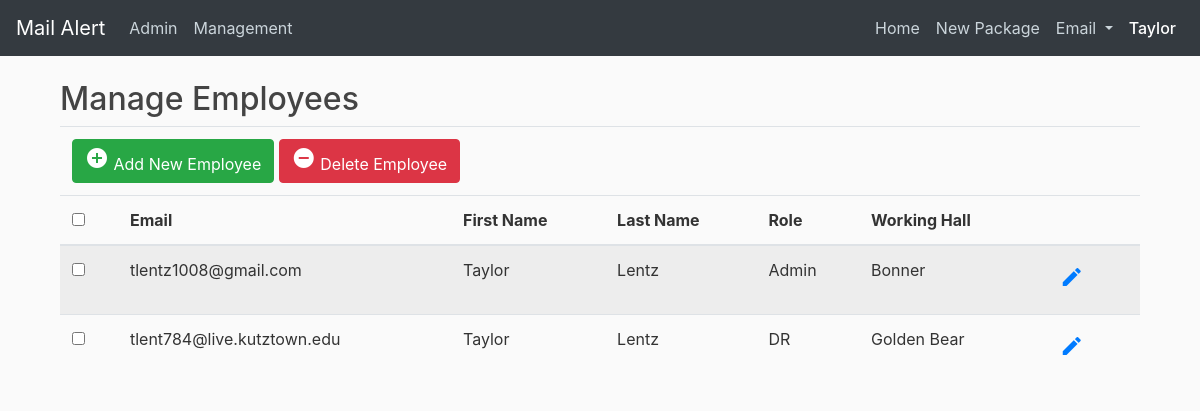
Before: /management (signed in) with the older database file.
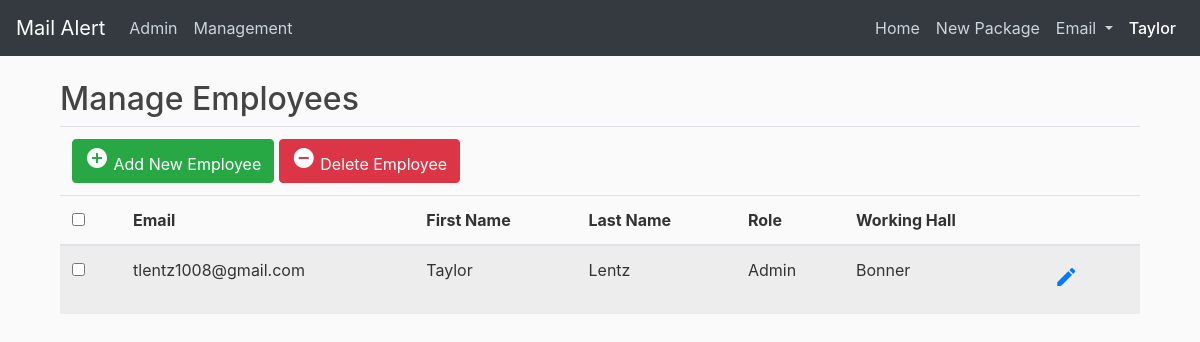
After: the same page with the newer database file.
### mailalert/models.py (models this page shows, shortened)
class Employee(db.Model, UserMixin):
    id = db.Column(db.Integer, primary_key=True)
    hired_date = db.Column(db.DateTime, nullable=False, default=datetime.now)
    email = db.Column(db.String(120), unique=True, nullable=False)
    fname = db.Column(db.String(100), nullable=False)
    lname = db.Column(db.String(100), nullable=False)
    password = db.Column(db.String(60), nullable=False)
    access = db.Column(db.String, nullable=False, default="DR")
    hall_id = db.Column(db.Integer, db.ForeignKey('hall.id'))
    def is_admin(self):
        return self.access == 'Admin'
    def allowed(self, access_level):
        return ACCESS[self.access] >= ACCESS[access_level]

class Hall(db.Model):
    id = db.Column(db.Integer, primary_key=True)
    name = db.Column(db.String(100), nullable=False)
    students = db.relationship('Student', backref='hall')
    employees = db.relationship('Employee', backref='hall')

### mailalert/employees/routes.py (the view, shortened to what this page needs)
@employees.route("/management", methods=['GET', 'POST'])
@login_required
@requires_access_level('Building Director')
def management():
    form = ManagementForm()
    hall_list = Hall.query.all()
    hall_list = [(hall.id, hall.name) for hall in hall_list]
    form.hall.choices = hall_list
    employees = Employee.query.all()
    return render_template('management.html', title='Management', form=form, employees=employees)

### mailalert/employees/forms.py (shortened to what this page needs)
class ManagementForm(FlaskForm):
    email = StringField('Email ', validators=[DataRequired(), Email()])
    firstName = StringField('First Name', validators=[DataRequired()])
    lastName = StringField('Last Name', validators=[DataRequired()])
    role = SelectField('Role', choices=[('Admin', 'Admin'), ('Building Director', 'Building Director'), ('DR','DR')])
    hall = SelectField('Working Hall', coerce=int, validators=[DataRequired()])
    submit = SubmitField('Submit')

### mailalert/main/utils.py (called while the page is built)
def requires_access_level(access_level):
    def decorator(f):
        @wraps(f)
        def decorated_function(*args, **kwargs):
            if not current_user.allowed(access_level):
                return render_template('errors/403.html')
            return f(*args, **kwargs)
        return decorated_function
    return decorator

### mailalert/models.py (called while the page is built)
@login_manager.user_loader
def load_user(id):
    return Employee.query.get(int(id))

### mailalert/templates/management.html (shortened to what this page needs)
{% extends "layout_with_navbar.html" %}
{%block content %}
<head>
</head>
<body>
	<div class="container">
		<form action="{{ url_for('employees.delete_employee') }}" method="POST">
			<div class="table-wrapper">
				<div class="table-title">
					<div class="row">
						<div class="col-sm-6">
							<h2>Manage Employees</h2>
						</div>
					</div>
				</div>
				<table class="table table-striped table-hover">
					<thead>
						<tr>
							<div class="btn-toolbar float-right">
								<td colspan="7">
									<a href="#addEmployeeModal" class="btn btn-success" data-toggle="modal"><i
											class="material-icons">&#xE147;</i> <span>Add New Employee</span></a>
									<a href="#deleteEmployeeModal" class="btn btn-danger" data-toggle="modal"><i
											class="material-icons">&#xE15C;</i> <span>Delete Employee</span></a>
								</td>
							</div>
						</tr>
						<tr>
							<th>
								<span class="custom-checkbox">
									<input type="checkbox" id="selectAll" />
								</span>
							</th>
							<th>Email</th>
							<th>First Name</th>
							<th>Last Name</th>
							<th>Role</th>
							<th>Working Hall</th>
							<th></th>
						</tr>
					</thead>
					{% for employee in employees %}
						<tr>
							<td><span class="custom-checkbox">
									<input type="checkbox" name="del_employees" value="{{ employee.id }}" />
								</span></td>
							<td>{{ employee.email }}</td>
							<td>{{ employee.fname }}</td>
							<td>{{ employee.lname }}</td>
							<td>{{ employee.access }}</td>
							<td>{{ employee.hall.name }}</td>
							<td>
								<a href="#editEmployeeModal" align="center" class="btn edit" title="Edit" value="{{ employee.id }}" id="edit" data-toggle="modal">
									<i class="material-icons">&#xE254;</i>
								</a>
							</td>
						</tr>
					{% endfor %}
				</table>
			</div>
		</form>
	</div>
</body>
{% endblock %}

### mailalert/templates/layout_with_navbar.html (shortened to what this page needs)
<!DOCTYPE html>
<html>
<head>
  <link rel="stylesheet" href="https://maxcdn.bootstrapcdn.com/bootstrap/4.0.0/css/bootstrap.min.css"
>
  <link rel="stylesheet" type="text/css" href="{{ url_for('static', filename='main.css') }}">
  <link rel="stylesheet" href="https://maxcdn.bootstrapcdn.com/font-awesome/4.7.0/css/font-awesome.min.css">
</head>
<body>
  <header class="site-header">
    <nav class="navbar navbar-expand-lg navbar-dark bg-dark fixed-top">
      <a class="navbar-brand" href="/">Mail Alert</a>
      <div class="collapse navbar-collapse" id="navbarNavDropdown">
        <ul class="navbar-nav">
          {% if current_user.is_admin() %}
          <li class="nav-item">
            <a class="nav-link" href="{{ url_for('admin.index') }}">Admin<span class="sr-only">(current)</span></a>
          </li>
          {% endif %}
          {% if current_user.allowed('Building Director') %}
            <li class="nav-item">
              <a class="nav-link" href="{{ url_for('employees.management') }}">Management<span class="sr-only">(current)</span></a>
            </li>
          {% endif %}
        </ul>
        <ul class="navbar-nav ml-auto">
          <li class="nav-item">
            <a class="nav-link" href="/">Home <span class="sr-only">(current)</span></a>
          </li>
          <li class="nav-item">
            <a class="nav-link" href="{{ url_for('packages.newPackage') }}">New Package<span class="sr-only">(current)</span></a>
          </li>
          <li class="nav-item dropdown">
            <a class="nav-link dropdown-toggle" href="#" id="navbarDropdownMenuLink" data-toggle="dropdown"
              aria-haspopup="true" aria-expanded="false">
              Email
            </a>
          </li>
          <li class="nav-item dropdown">
              <a class="nav-link active" href="#" id="navbarDropdownMenuLink" data-toggle="dropdown"
                aria-haspopup="true" aria-expanded="false">
                {{ current_user.fname }}
              </a>
            </li>
        </ul>
      </div>
    </nav>
  </header>
  <main role="main" class="container">
    <div class="row">
      <div class="col-md-12">
        {% block content %}{% endblock %}
    </div>
  </main>
</body>
</html>

### mailalert/static/main.css (style rules this page uses)
body { background: #fafafa; color: #333333; margin-top: 5rem; }
h1, h2, h3, h4, h5, h6 { color: #444444; }
.site-header .navbar-nav .nav-link { color: #cbd5db; }
.site-header .navbar-nav .nav-link.active { font-weight: 500; }

Changed rows visible on the page:
removed Employee: email "tlent784@live.kutztown.edu", fname "Taylor", lname "Lentz", access "DR", hall.name "Golden Bear", {{ employee.id }} 2 (drawn)
